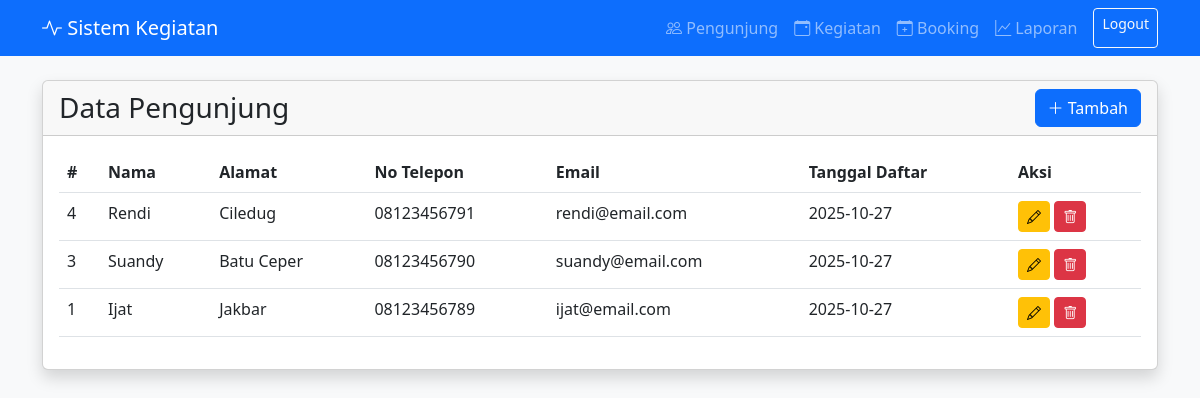
The app's page /pengunjung.php (signed in) with its own data.
### tables this page shows
CREATE TABLE `pengunjung` (
  `id_pengunjung` int(11) NOT NULL,
  `nama` varchar(100) NOT NULL,
  `alamat` text NOT NULL,
  `no_telepon` varchar(20) DEFAULT NULL,
  `email` varchar(100) DEFAULT NULL,
  `tanggal_daftar` date NOT NULL
);

### pengunjung.php (the view, shortened to what this page needs)
<?php
include 'config.php';
include 'header.php';
$query = "SELECT * FROM pengunjung ORDER BY id_pengunjung DESC";
$result = mysqli_query($conn, $query);
?>
<div class="card shadow">
    <div class="card-header d-flex justify-content-between align-items-center">
        <h3 class="mb-0">Data Pengunjung</h3>
        <button class="btn btn-primary" data-bs-toggle="modal" data-bs-target="#tambahModal">
            <i class="bi bi-plus-lg"></i> Tambah
        </button>
    </div>
    <div class="card-body">
        <table class="table table-hover">
            <thead>
                <tr>
                    <th>#</th>
                    <th>Nama</th>
                    <th>Alamat</th>
                    <th>No Telepon</th>
        <th>Email</th>
                    <th>Tanggal Daftar</th>
                    <th>Aksi</th>
                </tr>
            </thead>
            <tbody>
                <?php while ($row = mysqli_fetch_assoc($result)): ?>
                <tr>
                    <td><?= $row['id_pengunjung']; ?></td>
                    <td><?= htmlspecialchars($row['nama']); ?></td>
                    <td><?= htmlspecialchars($row['alamat']); ?></td>
                    <td><?= htmlspecialchars($row['no_telepon']); ?></td>
                    <td><?= htmlspecialchars($row['email']); ?></td>
                    <td><?= $row['tanggal_daftar']; ?></td>
                    <td>
                        <a href="edit_pengunjung.php?id=<?= $row['id_pengunjung']; ?>" class="btn btn-sm btn-warning">
                            <i class="bi bi-pencil"></i>
                        </a>
                        <a href="pengunjung.php?hapus=<?= $row['id_pengunjung']; ?>" class="btn btn-sm btn-danger" onclick="return confirm('Yakin ingin menghapus?')">
                            <i class="bi bi-trash"></i>
                        </a>
                    </td>
                </tr>
                <?php endwhile; ?>
            </tbody>
        </table>
    </div>
</div>
<?php include 'footer.php'; ?>

### records on screen
pengunjung: id_pengunjung "4", nama "Rendi", alamat "Ciledug", no_telepon "08123456791", email "rendi@email.com", tanggal_daftar "2025-10-27"
pengunjung: id_pengunjung "3", nama "Suandy", alamat "Batu Ceper", no_telepon "08123456790", email "suandy@email.com", tanggal_daftar "2025-10-27"
pengunjung: id_pengunjung "1", nama "Ijat", alamat "Jakbar", no_telepon "08123456789", email "ijat@email.com", tanggal_daftar "2025-10-27"
